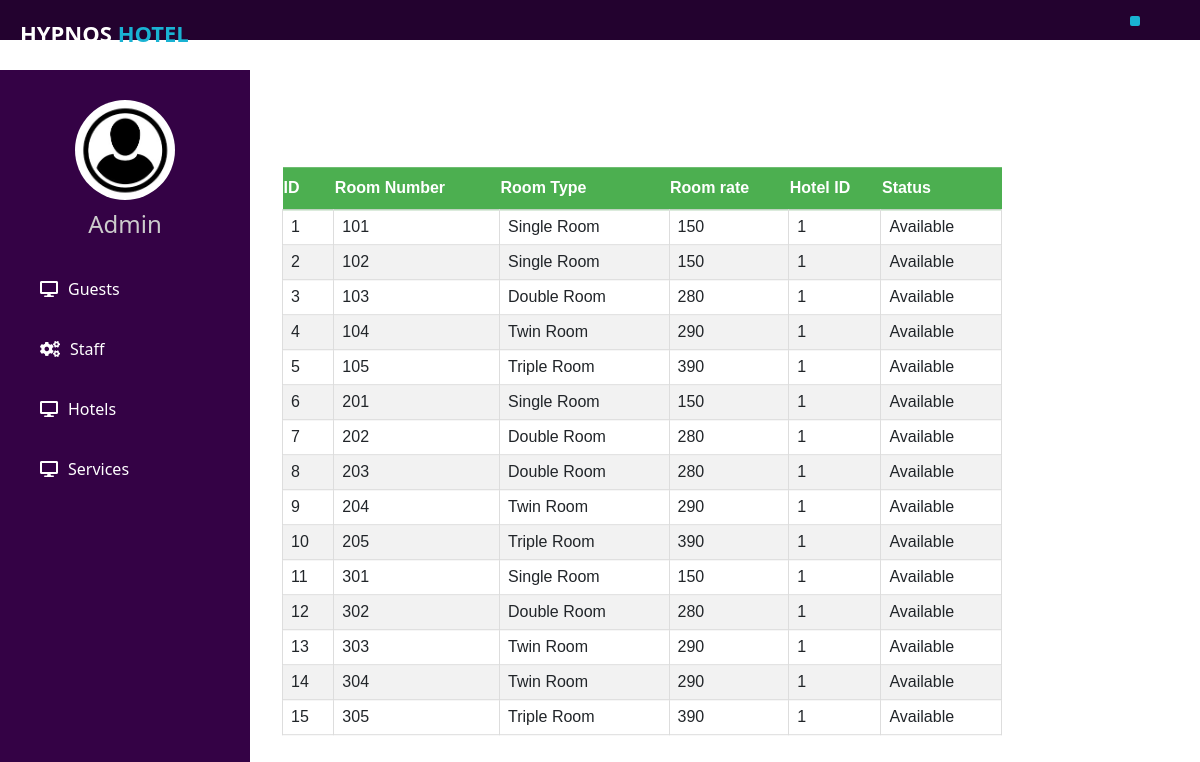
The page /rooms-1.php on the database its author committed.
### tables this page shows
CREATE TABLE ROOM (
RoomID Int(15) AUTO_INCREMENT PRIMARY KEY,
RoomNumber Int(15) NOT NULL,
RoomType varchar(50) NOT NULL,
RoomRate Int(10) NOT NULL,
HotelID int(15),
FOREIGN KEY (HotelID) REFERENCES HOTEL(HotelID),
RoomStatus varchar(50) NOT NULL
);

### rooms-1.php (the view, shortened to what this page needs)
<html>
<head>
    <?php include "theme.php" ?>
    <link rel="stylesheet" href="style.css">
    <link rel="stylesheet" href="https://cdnjs.cloudflare.com/ajax/libs/font-awesome/5.15.3/css/all.min.css">
    <link href="https://cdn.jsdelivr.net/npm/bootstrap@5.0.0/dist/css/bootstrap.min.css" rel="stylesheet">
</head>
<body>
   <div class="container-fluid">
   <table class="guesttable" style="margin-top:960px; margin-left:-30px;">
      <thead class="thead-light">
       <tr>
           <th>ID</th>
           <th>Room Number</th>
           <th>Room Type</th>
           <th>Room rate</th>
           <th>Hotel ID</th>
           <th>Status</th>
       </tr>
       </thead>
       <?php include "database.php";
       global $connection;
       $query = "SELECT * from ROOM where HotelID = 1";
       $result = mysqli_query($connection, $query);
       if (mysqli_num_rows($result) > 0) {
           while ($row = mysqli_fetch_assoc($result)) {
               echo "<tr><td>". $row["RoomID"] . "<td>". $row["RoomNumber"] ."<td>". $row["RoomType"] ."<td>". $row["RoomRate"] ."<td>". $row["HotelID"] . "<td>". $row["RoomStatus"];
           }
           echo "</table>";
       }
       else {
           echo "Query Failed";
       }
       ?>
    </div>
</body>
</html>

### theme.php (shortened to what this page needs)
<html>
<head>
    <link rel="stylesheet" href="style.css">
    <link rel="stylesheet" href="https://cdnjs.cloudflare.com/ajax/libs/font-awesome/5.15.3/css/all.min.css">
</head>
<body>
   <header>
       <div class="left_area">
           <h3>Hypnos <span>Hotel</span></h3>
       </div>
       <div class="right_area">
           <a href="login.php" class="logout_btn"></a>
       </div>
   </header>
   <div class="sidebar">
       <center>
           <img src="adminlogo.jpg" class="profile_image" alt="">
           <h4>Admin</h4>
       </center>
       <a href="guests.php"><i class="fas fa-desktop"></i><span>Guests</span></a>
       <a href="staff.php"><i class="fas fa-cogs"></i><span>Staff</span></a>
       <a href="hotels.php"><i class="fas fa-desktop"></i><span>Hotels</span></a>
       <a href="services.php"><i class="fas fa-desktop"></i><span>Services</span></a>
   </div>
</body>
</html>

### style.css (style rules this page uses)
body { margin: 0; padding: 0; font-family: "Roboto", sans-serif; }
header { position: fixed; background: #23022F; padding: 20px; width: 100%; height: 30px; }
.left_area h3 { color: #fff; margin: 0; text-transform: uppercase; font-size: 22px; font-weight: 900; }
.left_area span { color: #19B3D3; }
.logout_btn { padding: 5px; background: #19B3D3; text-decoration: none; float: right; margin-top: -30px; margin-right: 40px; border-radius: 2px; font-size: 15px; font-weight: 600; color: #fff; transition: 0.5s; transition-property: background; }
.sidebar { background: #340245; margin-top: 70px; padding-top: 30px; position: fixed; left: 0; width: 250px; height: 100%; transition: 0.5s; transition-property: left; }
.sidebar .profile_image { width: 100px; height: 100px; border-radius: 100px; margin-bottom: 10px; }
.sidebar h4 { color: #ccc; margin-top: 0; margin-bottom: 20px; }
.sidebar a { color: #fff; display: block; width: 100%; line-height: 60px; text-decoration: none; padding-left: 40px; box-sizing: border-box; transition: 0.5s; transition-property: background; }
.sidebar i { padding-right: 10px; }
.guesttable { position: fixed; top: 50%; left: 50%; -moz-transform: translateX(-50%) translateY(-50%); -webkit-transform: translateX(-50%) translateY(-50%); transform: translateX(-40%) translateY(-210%); font-family: Arial, Helvetica, sans-serif; border-collapse: collapse; width: 60%; }
.guesttable tr:nth-child(even) { background-color: #f2f2f2; }
.guesttable td, guesttrable th { border: 1px solid #ddd; padding: 8px; }
.guesttable th { padding-top: 12px; padding-bottom: 12px; text-align: left; background-color: #4CAF50; color: white; }
* { box-sizing: border-box }
a { color: dodgerblue; }

### rows shown on the page
room: RoomID "1", RoomNumber "101", RoomType "Single Room", RoomRate "150", HotelID "1", RoomStatus "Available"
room: RoomID "2", RoomNumber "102", RoomType "Single Room", RoomRate "150", HotelID "1", RoomStatus "Available"
room: RoomID "3", RoomNumber "103", RoomType "Double Room", RoomRate "280", HotelID "1", RoomStatus "Available"
room: RoomID "4", RoomNumber "104", RoomType "Twin Room", RoomRate "290", HotelID "1", RoomStatus "Available"
room: RoomID "5", RoomNumber "105", RoomType "Triple Room", RoomRate "390", HotelID "1", RoomStatus "Available"
room: RoomID "6", RoomNumber "201", RoomType "Single Room", RoomRate "150", HotelID "1", RoomStatus "Available"
room: RoomID "7", RoomNumber "202", RoomType "Double Room", RoomRate "280", HotelID "1", RoomStatus "Available"
room: RoomID "8", RoomNumber "203", RoomType "Double Room", RoomRate "280", HotelID "1", RoomStatus "Available"
room: RoomID "9", RoomNumber "204", RoomType "Twin Room", RoomRate "290", HotelID "1", RoomStatus "Available"
room: RoomID "10", RoomNumber "205", RoomType "Triple Room", RoomRate "390", HotelID "1", RoomStatus "Available"
room: RoomID "11", RoomNumber "301", RoomType "Single Room", RoomRate "150", HotelID "1", RoomStatus "Available"
room: RoomID "12", RoomNumber "302", RoomType "Double Room", RoomRate "280", HotelID "1", RoomStatus "Available"
room: RoomID "13", RoomNumber "303", RoomType "Twin Room", RoomRate "290", HotelID "1", RoomStatus "Available"
room: RoomID "14", RoomNumber "304", RoomType "Twin Room", RoomRate "290", HotelID "1", RoomStatus "Available"
room: RoomID "15", RoomNumber "305", RoomType "Triple Room", RoomRate "390", HotelID "1", RoomStatus "Available"
